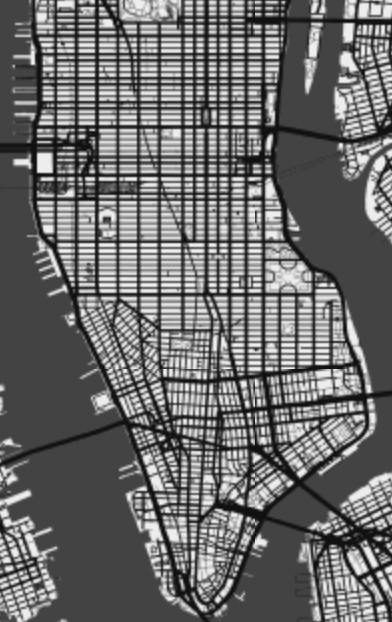
#> input picture mosaics-two/mappy.png, 392 x 622 px
$ python slicer.py
#> lines starting #> are read from the running program, lines starting #| are printed output that depends on the picture
from PIL import Image
import os

height = 10
width = 10

# Load the image
image_path = 'mappy.png'  # replace with your image file
output_folder = 'images'

# Create the output folder if it doesn't exist
os.makedirs(output_folder, exist_ok=True)

# Open the image
with Image.open(image_path) as img:
    # Get image dimensions
#> img is the input picture: PIL image 392x622 RGBA; mean R, G, B, A 108, 108, 107.9, 255
    img_width, img_height = img.size
#> img_width = 392; img_height = 622

    # Calculate slice dimensions
    slice_width = img_width // width
#> slice_width = 39
    slice_height = img_height // height
#> slice_height = 62

    # Loop over rows and columns to save each slice
    for row in range(height):
        for col in range(width):
            # Calculate the box (left, upper, right, lower) for each slice
            left = col * slice_width
            upper = row * slice_height
            right = left + slice_width
            lower = upper + slice_height

            # Crop the slice and save it
            slice_img = img.crop((left, upper, right, lower))
            slice_img.save(f'{output_folder}/slice_{row}_{col}.png')
#> this loop made 10 passes
#> pass 1, `slice_img.save(f'{output_folder}/slice_{row}_{col}.png')`:
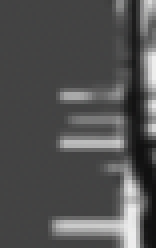
#> saved as slice_0_0.png: PIL image 39x62 RGBA (shown 4 times larger); mean R, G, B, A 81.7, 81.7, 81.6, 255
#> pass 1, `slice_img.save(f'{output_folder}/slice_{row}_{col}.png')`:
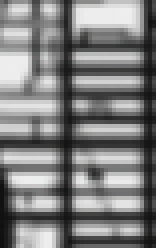
#> saved as slice_0_1.png: PIL image 39x62 RGBA (shown 4 times larger); mean R, G, B, A 127.4, 127.4, 127.4, 255
#> pass 1, `slice_img.save(f'{output_folder}/slice_{row}_{col}.png')`:
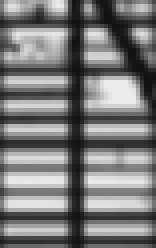
#> saved as slice_0_2.png: PIL image 39x62 RGBA (shown 4 times larger); mean R, G, B, A 122.8, 122.8, 122.8, 255
#> pass 1, `slice_img.save(f'{output_folder}/slice_{row}_{col}.png')`:
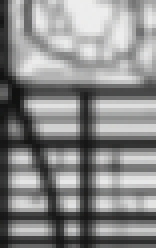
#> saved as slice_0_3.png: PIL image 39x62 RGBA (shown 4 times larger); mean R, G, B, A 137.6, 137.6, 137.6, 255
#> after the loop:
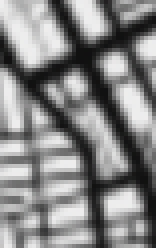
#> slice_img: PIL image 39x62 RGBA (shown 4 times larger); mean R, G, B, A 134, 134, 133.9, 255

$ run again, with mosaics-two/map.png copied over mosaics-two/mappy.png
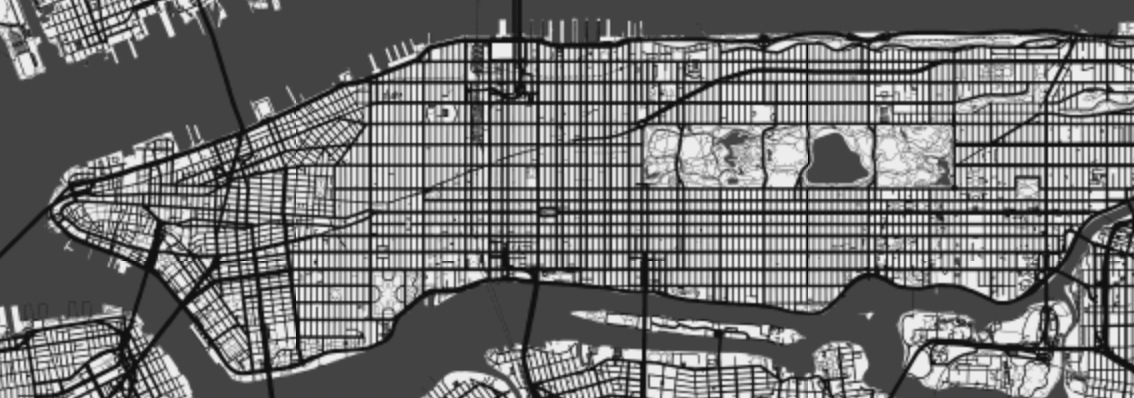
#> input picture mosaics-two/map.png, 1134 x 398 px
#> img is the input picture: PIL image 1134x398 RGBA; mean R, G, B, A 114.4, 114.4, 114.4, 255
#> the loop `for row in range(height):` made 10 passes
#> pass 1, `slice_img.save(f'{output_folder}/slice_{row}_{col}.png')`:
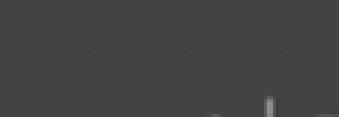
#> saved as slice_0_3.png: PIL image 113x39 RGBA (shown 3 times larger); mean R, G, B, A 67.3, 67.3, 67.2, 255
#> after the loop `for row in range(height):`:
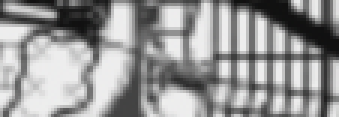
#> slice_img: PIL image 113x39 RGBA (shown 3 times larger); mean R, G, B, A 150.2, 150.2, 150.1, 255
